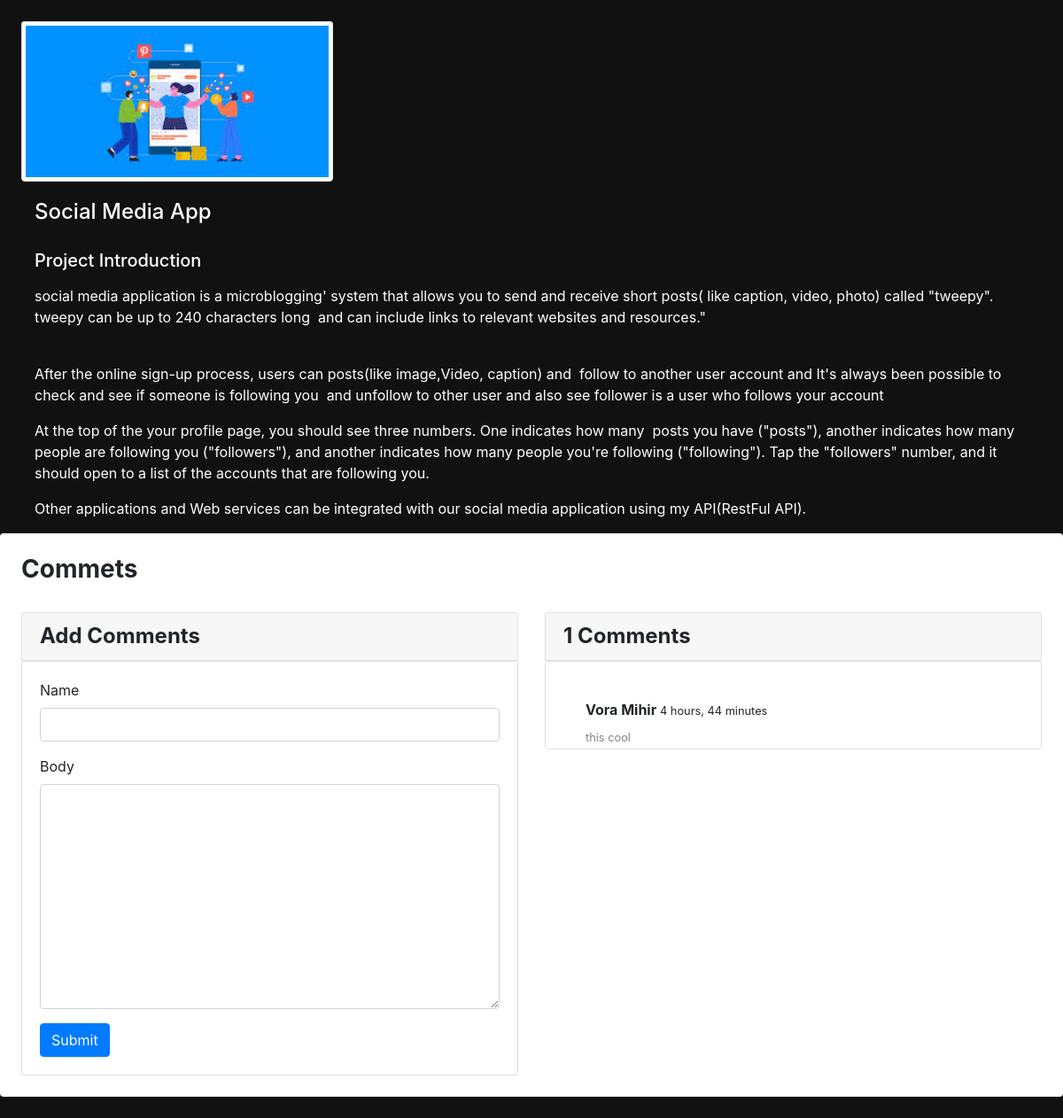
Page /project/ce7f39a964594824bc666438d50cfc19/ on the committed database.
### blog/models.py (models this page shows, shortened)
class Project(models.Model):
	title = models.CharField(max_length=200)
	thumbnail = models.ImageField(null=True)
	tag = models.CharField(max_length=200, null=True, blank=True)
	body = RichTextUploadingField()
	slug = models.SlugField(null=True, blank=True)
	created = models.DateTimeField(auto_now_add=True)
	id = models.UUIDField(primary_key=True, unique=True, default=uuid.uuid4, editable=False)

class Comment(models.Model):
	project = models.ForeignKey(Project, on_delete=models.CASCADE)
	name = models.CharField(max_length=200)
	body = models.TextField()
	created = models.DateTimeField(auto_now_add=True, null=True)
	class Meta:
		ordering = ['-created']

### blog/views.py (the view)
# urls.py: path('project/<str:pk>/', views.project, name='project'),
def project(request, pk):
    project = Project.objects.get(id=pk)
    count = project.comment_set.count()
    comments  = project.comment_set.all()
    form = CommentForm()
    if request.method == 'POST':
        form  = CommentForm(request.POST)
        if form.is_valid():
            comment = form.save(commit=False)
            comment.project  = project
            comment.save()
            messages.success(request, 'Thank you, For Your Comments!')
            form = CommentForm()
    else:
        form = CommentForm()
    context = {
        'project':project,
        'comments': comments,
        'count':count,
       'form' : form,
    }
    return render(request, 'blog/project.html', context)

### blog/forms.py
class CommentForm(ModelForm):
	class Meta:
		model = Comment
		fields = '__all__'
		exclude =  ['project']
	def __init__(self, *args, **kwargs):
		super(CommentForm, self).__init__(*args, **kwargs)
		self.fields['name'].widget.attrs.update({
				'class': 'form-group form-control'
			})
		self.fields['body'].widget.attrs.update({
				'class' : 'form-group form-control'
			})

### blog/templates/blog/project.html (shortened to what this page needs)
{% extends 'blog/base.html' %}
{% load static %}
{% block content %}
<!DOCTYPE html>
<html>
<head>
</head>
<body>
	<div class="container-fluid">
		<div class="row ">
			<div class=" thumbnail" >
				<img src="{{project.thumbnail.url}}" class="img-responsive mt-4 ml-4 card-img-top  img-thumbnail img-fluid " width="800" height="345" alt="">
			</div>
			<div class="col-md-12 ml-1 text-white ">
				<div class=" card-body ">
					<h4 class=" text-capitalize">{{project.title}}</h4>
				</div>
			</div>
		</div>
			<div class="project-body ml-4 mr-4">
				<h5 class="text-white ">Project Introduction</h5>
				<p class="text-white text-justify ">{{project.body|safe}}</p>
			</div>
	</div>
	<div class="row " >
		<div class="col-12 col-md-12 mx-auto">
			<form class="form__container" method="POST">
				<div class="shadow-sm p-4 mb-4 rounded bg-white "  >
					<h3 class="font-weight-bold">Commets</h3>
					<div class="form--content " >
						<div class="row ">
							<div class="col-12  col-md-6 mt-4 ">
								<h4 class="card-header border font-weight-bold">Add Comments</h4>
								<div class="card">
									<div class="card-body ">
										{% for fields in form %}
										<label for="{{fields.label}}">{{fields.label}}</label>
										{{fields}}
										{% endfor %}
								<input type="submit" name="" value="Submit" class="btn btn-primary">
									</div>
								</div>
							</div>
							<div class="col-12 col-md-6 mt-4 overflow-auto">
								<h4 class="card-header border font-weight-bold ">{{count}} Comments </h4>
								<div class="card notes_scroll " style="max-height: 19%;">
									<div class="card-body ">
										{% for add_comments in comments %}
											<h6 class="card-text font-weight-bold ">
												{{add_comments.name}}
												<small>{{add_comments.created|timesince}}</small>
											</h6>
											<small class="card-text text-justify" style="color:gray">{{add_comments.body}}</small>
										{% endfor %}
									</div>
								</div>
							</div>
						</div>
					</div>
				</div>
			</form>
		</div>
	</div>
</body>
{% endblock %}

### blog/templates/blog/base.html (style rules this page uses)
body { background: #111 !important; }

### blog/templates/blog/project.html (style rules this page uses)
body { background: #111 !important; }
.notes_scroll { height: 40%; width:100%; padding: 25px; overflow-y: scroll; -webkit-overflow-scrolling: touch; }

### rows in the picture
Project: thumbnail (picture), title "Social Media App", body "social media application is a microblogging' system that allows you to send and receive short posts( like caption, video, photo) called \"tweepy\". tweepy can be up to 240 characters long and can include links to relevant websites and resources.\" After the online sign-up process, users can posts(like image,Video, caption) and follow to another user account and It's always been possible to check and see if someone is following you and unfollow to other user and also see follower is a user who follows your account At the top of the your profile page, you should see three numbers. One indicates how many posts you have (\"posts\"), another indicates how many people are following you (\"followers\"),…"
Comment: name "Vora Mihir", created "4 hours, 44 minutes", body "this cool"

### other values in the picture
{{ fields.label }} "Name" "Body"
{{ count }} "1"
